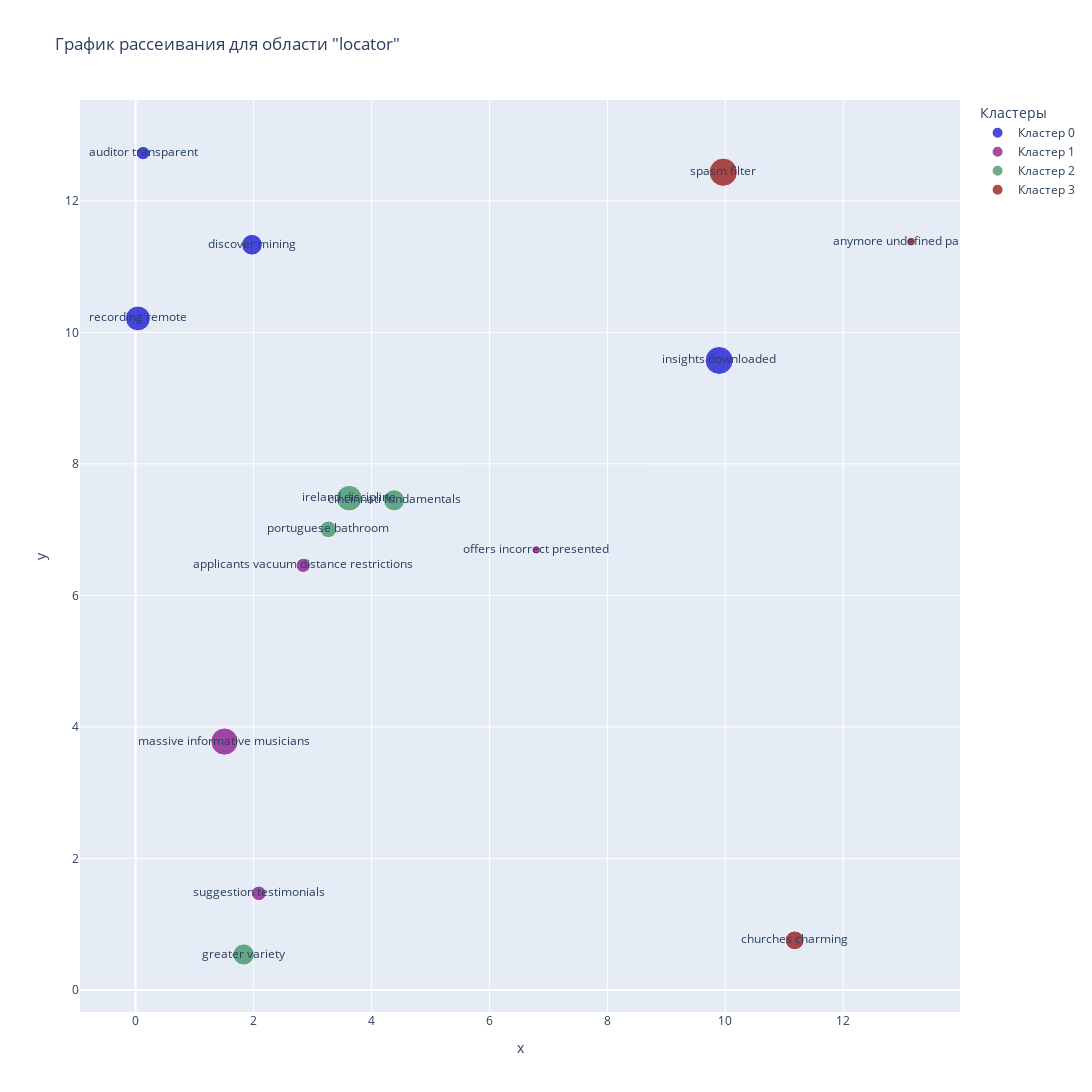

The notebook cell this image was saved under:
### Code cell
fig_locator = px.scatter(data_frame=data[data['area'] == 'locator'], 
                             x='x', 
                             y='y', 
                             title='График рассеивания для области "locator"',
                             color='cluster_name',
                             color_discrete_sequence=colors_hex[21:25],
                             size='count',
                             width=1500,
                             height=1500,
                             text='keyword',
                             labels={'cluster_name':'Кластеры'}
                             )
fig_locator.show()
fig_locator.write_html("fig_locator.html", full_html=False)

### Figure 1 — Plotly figure (JSON) as saved in the notebook; plotly's stock layout.template omitted (floating-point values rounded to 4 significant figures)
{"data": [{"hovertemplate": "Кластеры=Кластер 0<br>x=%{x}<br>y=%{y}<br>count=%{marker.size}<br>keyword=%{text}<extra></extra>", "legendgroup": "Кластер 0", "marker": {"color": "#0000CD", "size": [1011, 1831, 1451, 421], "sizemode": "area", "sizeref": 4.673, "symbol": "circle"}, "mode": "markers+text", "name": "Кластер 0", "orientation": "v", "showlegend": true, "text": ["discover mining", "insights downloaded", "recording remote", "auditor transparent"], "type": "scatter", "x": [1.973, 9.895, 0.03945, 0.1278], "xaxis": "x", "y": [11.33, 9.572, 10.21, 12.73], "yaxis": "y"}, {"hovertemplate": "Кластеры=Кластер 1<br>x=%{x}<br>y=%{y}<br>count=%{marker.size}<br>keyword=%{text}<extra></extra>", "legendgroup": "Кластер 1", "marker": {"color": "#800080", "size": [161, 501, 1737, 469], "sizemode": "area", "sizeref": 4.673, "symbol": "circle"}, "mode": "markers+text", "name": "Кластер 1", "orientation": "v", "showlegend": true, "text": ["offers incorrect presented", "suggestion testimonials", "massive informative musicians", "applicants vacuum distance restrictions"], "type": "scatter", "x": [6.796, 2.09, 1.507, 2.843], "xaxis": "x", "y": [6.692, 1.469, 3.777, 6.456], "yaxis": "y"}, {"hovertemplate": "Кластеры=Кластер 2<br>x=%{x}<br>y=%{y}<br>count=%{marker.size}<br>keyword=%{text}<extra></extra>", "legendgroup": "Кластер 2", "marker": {"color": "#2E8B57", "size": [659, 1054, 1547, 1059], "sizemode": "area", "sizeref": 4.673, "symbol": "circle"}, "mode": "markers+text", "name": "Кластер 2", "orientation": "v", "showlegend": true, "text": ["portuguese bathroom", "cincinnati fundamentals", "ireland discipline", "greater variety"], "type": "scatter", "x": [3.268, 4.384, 3.621, 1.832], "xaxis": "x", "y": [7.004, 7.446, 7.478, 0.5393], "yaxis": "y"}, {"hovertemplate": "Кластеры=Кластер 3<br>x=%{x}<br>y=%{y}<br>count=%{marker.size}<br>keyword=%{text}<extra></extra>", "legendgroup": "Кластер 3", "marker": {"color": "#8B0000", "size": [178, 1869, 836], "sizemode": "area", "sizeref": 4.673, "symbol": "circle"}, "mode": "markers+text", "name": "Кластер 3", "orientation": "v", "showlegend": true, "text": ["anymore undefined partially", "spasm filter", "churches charming"], "type": "scatter", "x": [13.15, 9.965, 11.18], "xaxis": "x", "y": [11.38, 12.44, 0.7546], "yaxis": "y"}], "layout": {"height": 1500, "legend": {"itemsizing": "constant", "title": {"text": "Кластеры"}, "tracegroupgap": 0}, "title": {"text": "График рассеивания для области \"locator\""}, "width": 1500, "xaxis": {"anchor": "y", "domain": [0, 1], "title": {"text": "x"}}, "yaxis": {"anchor": "x", "domain": [0, 1], "title": {"text": "y"}}}}
